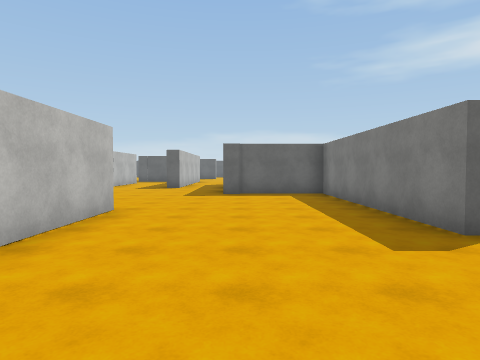
view 1 (above)

24 first-person views from a walk through a scene from a Unity 3-D project. The camera is 1.5 m above the floor, tilts 2° down and sees 75° across. The floor is counted in squares, 2 m on a side. Each view is taken from the middle of a square. On the plan, view 1 faces up. The plan holds only what a view shows up to about 10 squares ahead; the rest is blank. The player is left out. Some surface patterns are stand-ins.

view 2
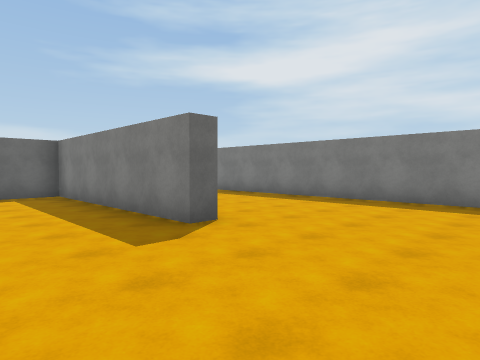

view 3
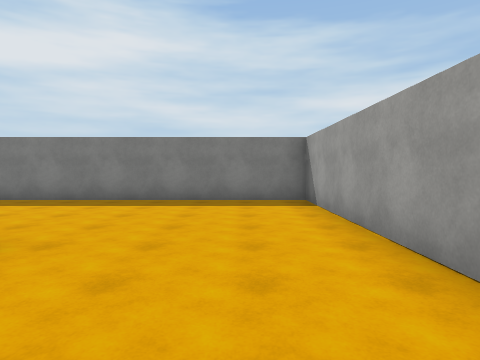

view 4
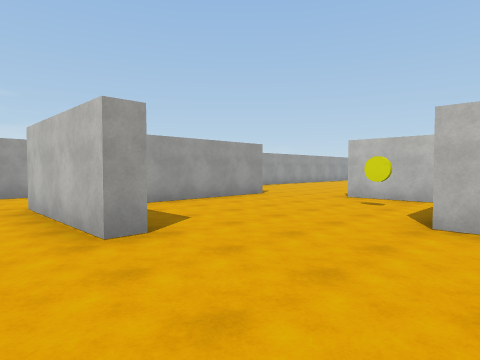

view 5
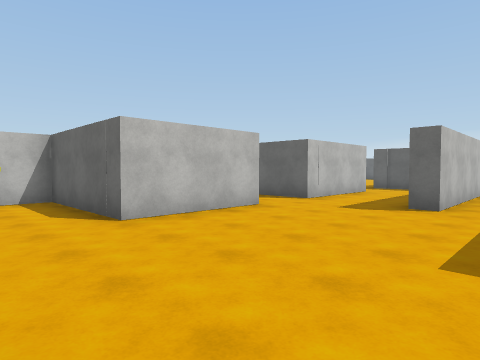

view 6
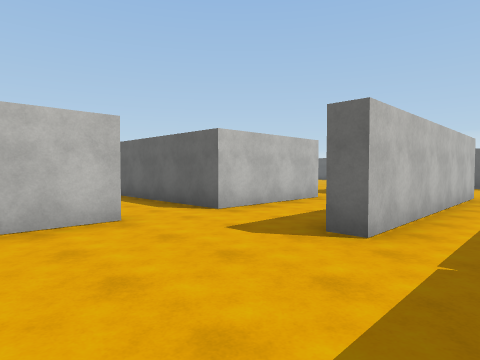

view 7
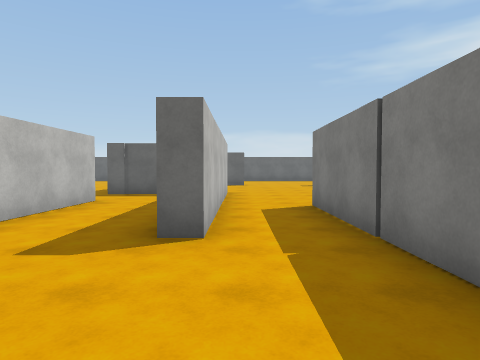

view 8
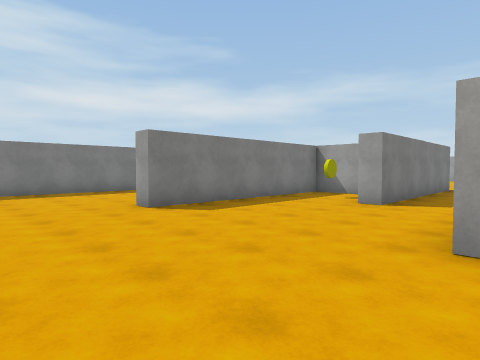

view 9
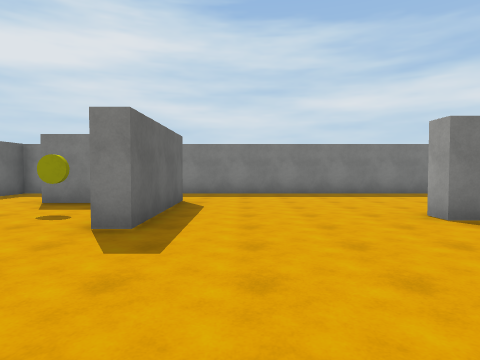

view 10
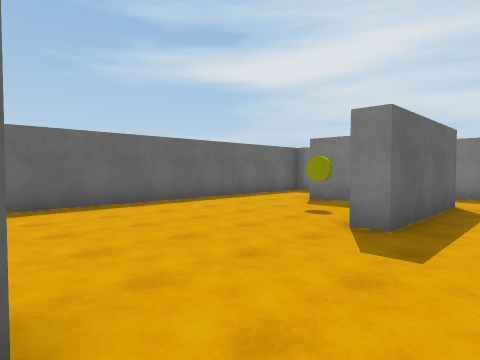

view 11
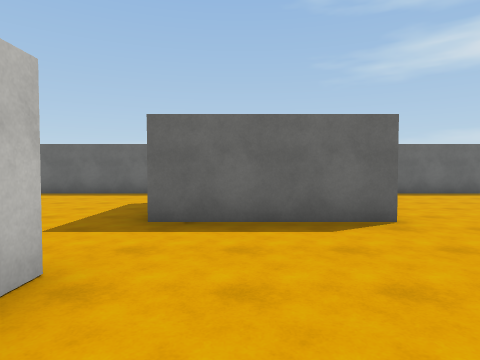

view 12
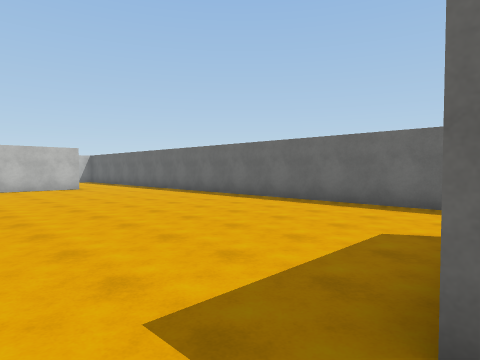

view 13
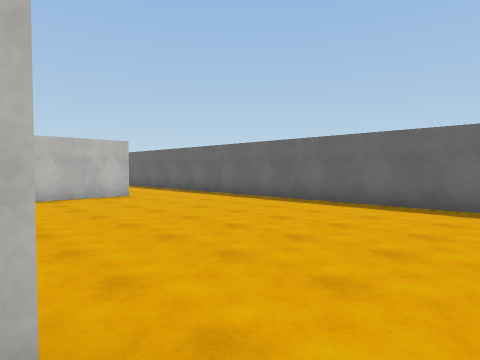

view 14
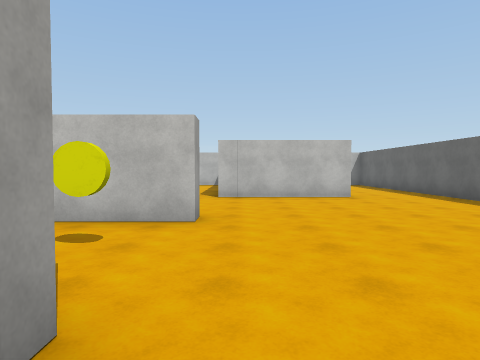

view 15
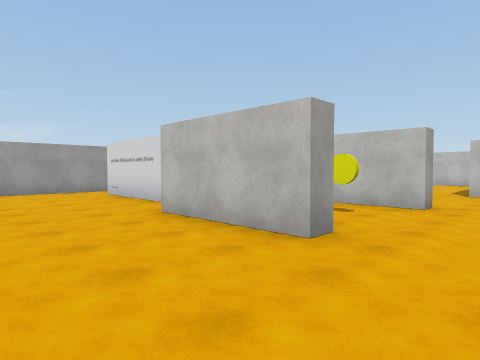

view 16
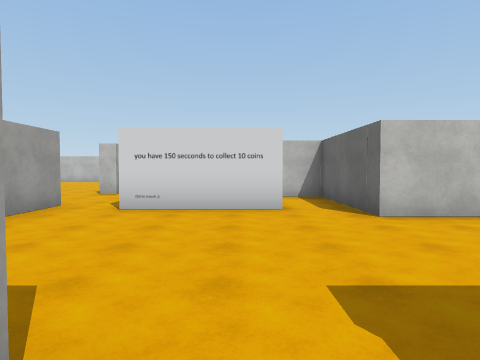

view 17
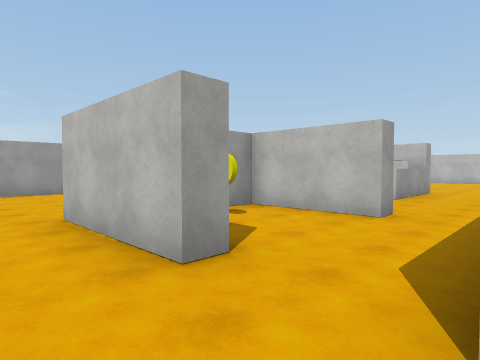

view 18
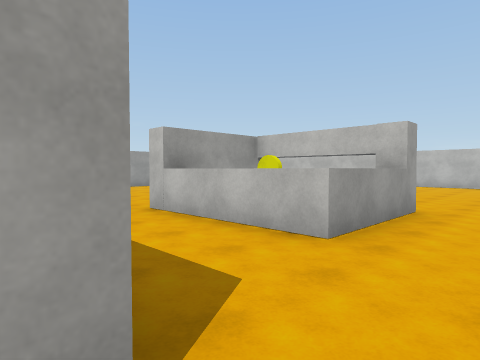

view 19
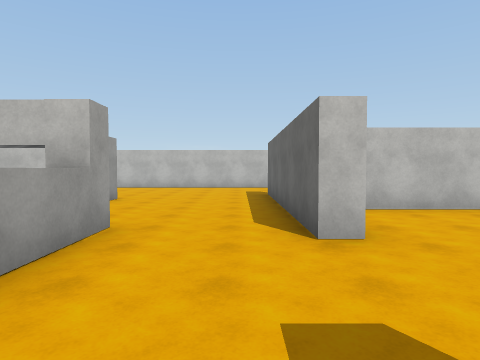

view 20
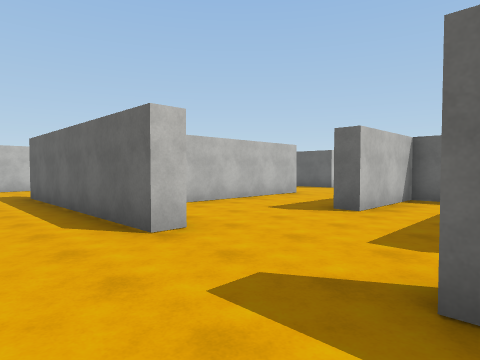

view 21
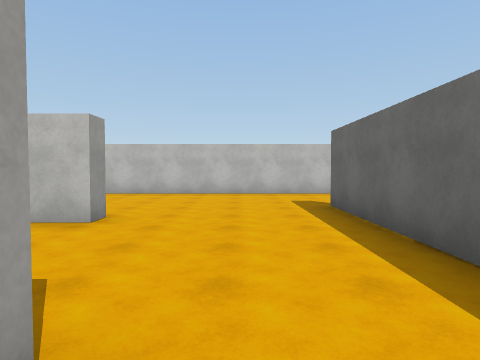

view 22
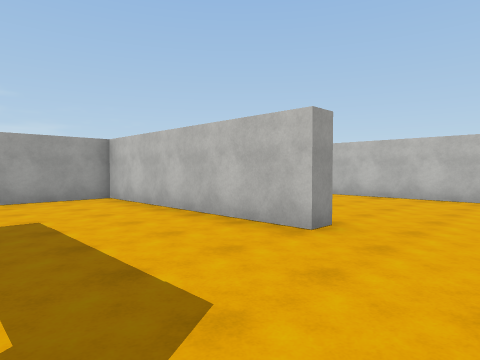

view 23
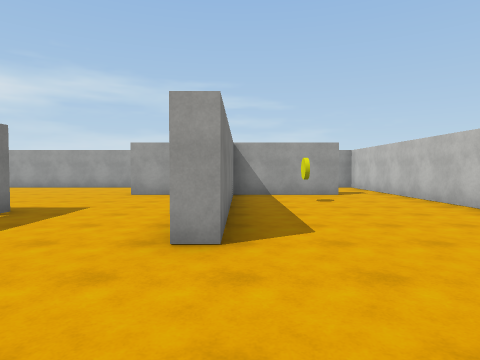

view 24
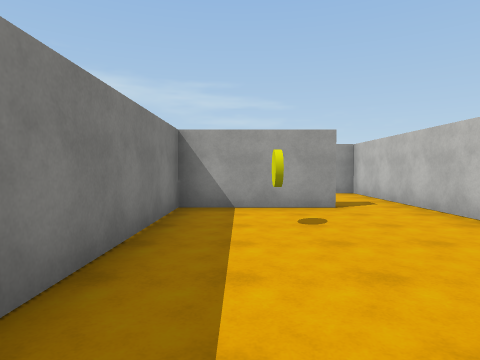

### Floor plan
Points are (right, up) in squares from view 1. A wall is a line through its corners. A room is listed if a view was taken in it or the views show most of it. See-through windows are left out.
Room 1 (views 1, 2, 3, 4, 5, 6, 7, 8, 9, 10, 11, 12, 13, 14, 15, 16, 17, 18, 19, 20, 21, 22, 23, 24)
walls: (-8.6, 12.8) (-9.6, 12.8); (-9.5, 11.2) (-8.9, 11.2); (-5.4, 16.4) (-5.4, 12.8) (-6.4, 12.8); (-11.5, 13.3) (-8.4, 13.3); (-6, 11) (-5.4, 11) (-5.4, 8) (-8.9, 8) (-8.9, 5.1); (-10.7, 17.9) (-10.7, 14.8); (-4.4, 18.3) (-5.9, 18.3); (-13.4, 16.4) (-14, 16.4); (-14.3, 13.4) (-14.3, 12.8) (-20.4, 12.8); (-2.4, 18.8) (-2.4, 12.3) (-3, 12.3); (-14.5, 10.3) (-12, 10.3) (-12, 6.5); (-5.4, 21.2) (-5.4, 20.8); (-0.5, 10.2) (-0.5, 15.4) (0, 15.4); (-10.5, 22.2) (-9.9, 22.2) (-9.9, 19.2); (1, 13) (2.1, 13); (-14.6, 7.1) (-12, 7.1); (-2.9, 5.7) (-2.4, 5.7) (-2.4, 2.1); (-16.7, 19.4) (-16.7, 14.2); (-14, 22.4) (-13.4, 22.4) (-13.4, 20.4); (2.5, 13.2) (2.5, 19) (3, 19); (-1.8, 23.3) (-5.4, 23.3); (-8.4, 2.7) (-4.4, 2.7); (-6.4, 28.5) (-19, 28.5); (-17.2, 26) (-17.2, 22.4); (3.1, 3.5) (2.5, 3.5) (2.5, 9.4) (-0.5, 9.4); (-2.9, -0.6) (-2.2, -0.6); (-23.5, 13.8) (-23.5, -0.6) (-22.9, -0.6); (7.5, 16.2) (7.5, 23.8); (5.4, 23.3) (1.8, 23.3) (1.8, 23.9); (4.8, 25.2) (4.8, 26.4); (2, -0.6) (7.5, -0.6) (7.5, 6.8); (-21.9, 3) (-18.8, 3) (-18.8, 8.9) (-18.3, 8.9) (-18.3, 3) (-15.8, 3); (7.5, 28) (7.5, 28.5) (-1.1, 28.5)
ways out: opening at (-9, 12) to room 2; opening at (-6, 11.5) to room 2; opening at (-12.5, 17) to room 3; opening at (-11, 18) to room 3
objects: other object (-15, 10); yellow coin (-13, 8); yellow coin (-12, 22); yellow coin (-7, 7); yellow coin (3, 25)
Room 2 (no view inside)
walls: (-8.9, 11.2) (-8.9, 8.5) (-8.1, 8.5); (-6.4, 12.8) (-8.6, 12.8)
ways out: opening at (-9, 12) to room 1; opening at (-6, 11.5) to room 1
objects: yellow coin (-7, 9)
Room 3 (no view inside)
walls: (-9.9, 19.2) (-13.4, 19.2) (-13.4, 16.4)
ways out: opening at (-12.5, 17) to room 1; opening at (-11, 18) to room 1

Where each view was taken, in squares from view 1:
view 1: 0 up, 0 right, facing up
view 2: 0 up, 0 right, facing up-right
view 3: 1 up, 0 right, facing right
view 4: 9 up, 1 left, facing down-left
view 5: 6 up, 1 left, facing up-left
view 6: 9 up, 1 left, facing up-left
view 7: 9 up, 2 left, facing up
view 8: 22 up, 3 left, facing down-right
view 9: 22 up, 2 left, facing right
view 10: 22 up, 2 left, facing up-right
view 11: 19 up, 4 left, facing up
view 12: 22 up, 5 left, facing up-left
view 13: 22 up, 9 left, facing up-left
view 14: 23 up, 9 left, facing left
view 15: 24 up, 7 left, facing down-left
view 16: 17 up, 5 left, facing left
view 17: 13 up, 4 left, facing down-left
view 18: 12 up, 9 left, facing down-left
view 19: 12 up, 11 left, facing left
view 20: 11 up, 11 left, facing up-left
view 21: 11 up, 14 left, facing left
view 22: 11 up, 15 left, facing down-left
view 23: 12 up, 19 left, facing down
view 24: 9 up, 20 left, facing down
